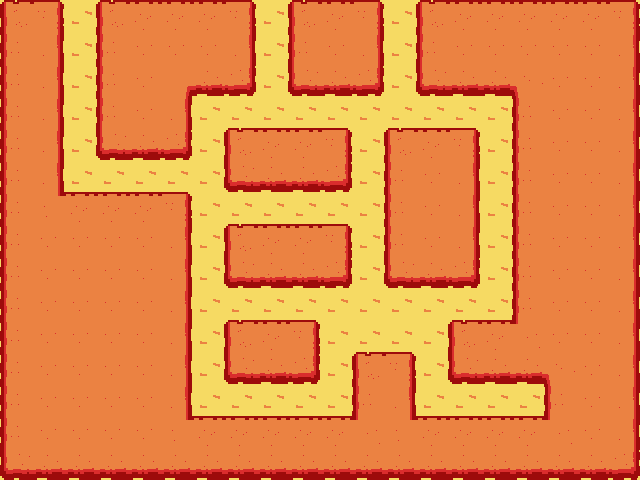

Below is a game level as drawn by its tile map, then a one-line description and the .tmx that defines it (tile-layer data replaced by summaries):
An orthogonal 20x15 tile map with 32x32 px tiles, 1 tile layer (background), 2 tilesets and 4 objects (3x mob_spawn, pet_position).

<map version="1.0" tiledversion="1.1.5" orientation="orthogonal" renderorder="right-down" width="20" height="15" tilewidth="32" tileheight="32" infinite="0" nextobjectid="10">
 <tileset firstgid="1" source="proto-tiles.tsx" />
 <tileset firstgid="3" source="tiles.tsx" />
 <layer name="background" width="20" height="15">
  <properties>
   <property name="path-info" type="bool" value="true" />
   <property name="tileset" value="tiles" />
  </properties>
  <data>[300 cells, 300 non-empty, 14 distinct tile ids]</data>
 </layer>
 <objectgroup name="markers">
  <object id="1" name="mob_waves_0" type="mob_spawn" x="79" y="17">
   <point />
  </object>
  <object id="5" name="pet_position" type="pet_position" x="527" y="405">
   <point />
  </object>
  <object id="7" name="mob_waves_1" type="mob_spawn" x="274" y="21">
   <point />
  </object>
  <object id="8" name="mob_waves_2" type="mob_spawn" x="398" y="14">
   <point />
  </object>
 </objectgroup>
</map>
